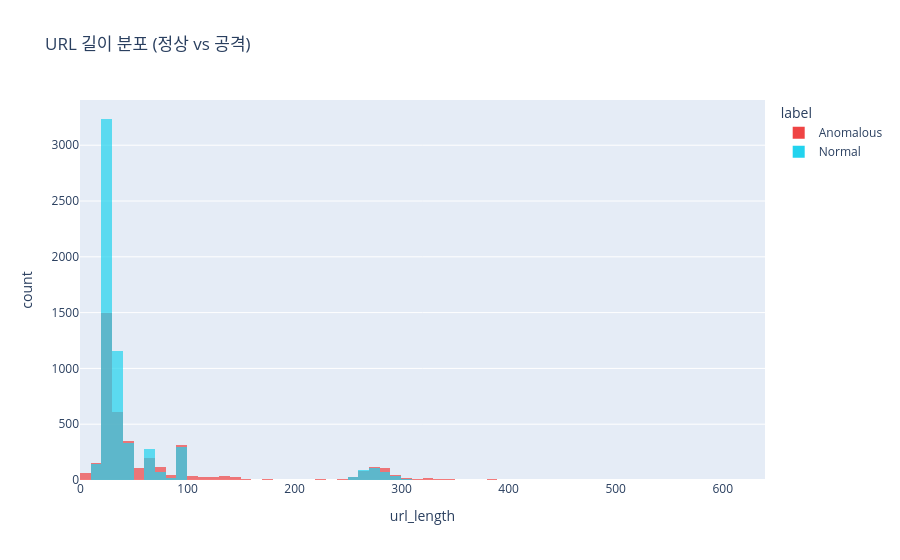

Notebook cell for this chart:
### Code cell
# %% [3] URL 길이 히스토그램 (정상 vs 공격)
fig = px.histogram(
    df,
    x="url_length",
    color="label",
    title="URL 길이 분포 (정상 vs 공격)",
    barmode="overlay",
    opacity=0.7,
    nbins=100,
    color_discrete_map={"Normal": "#22d3ee", "Anomalous": "#ef4444"},
)
fig.show()

### Figure 1 — Plotly figure (JSON) as saved in the notebook; plotly's stock layout.template omitted (floating-point values rounded to 4 significant figures; data arrays with more than 128 entries replaced by an {"elided": "..."} marker saying what was removed)
{"data": [{"bingroup": "x", "hovertemplate": "label=Anomalous<br>url_length=%{x}<br>count=%{y}<extra></extra>", "legendgroup": "Anomalous", "marker": {"color": "#ef4444", "opacity": 0.7, "pattern": {"shape": ""}}, "name": "Anomalous", "nbinsx": 100, "orientation": "v", "showlegend": true, "type": "histogram", "x": {"elided": "4105 int values"}, "xaxis": "x", "yaxis": "y"}, {"bingroup": "x", "hovertemplate": "label=Normal<br>url_length=%{x}<br>count=%{y}<extra></extra>", "legendgroup": "Normal", "marker": {"color": "#22d3ee", "opacity": 0.7, "pattern": {"shape": ""}}, "name": "Normal", "nbinsx": 100, "orientation": "v", "showlegend": true, "type": "histogram", "x": {"elided": "5895 int values"}, "xaxis": "x", "yaxis": "y"}], "layout": {"barmode": "overlay", "legend": {"title": {"text": "label"}, "tracegroupgap": 0}, "title": {"text": "URL 길이 분포 (정상 vs 공격)"}, "xaxis": {"anchor": "y", "domain": [0, 1], "title": {"text": "url_length"}}, "yaxis": {"anchor": "x", "domain": [0, 1], "title": {"text": "count"}}}}
